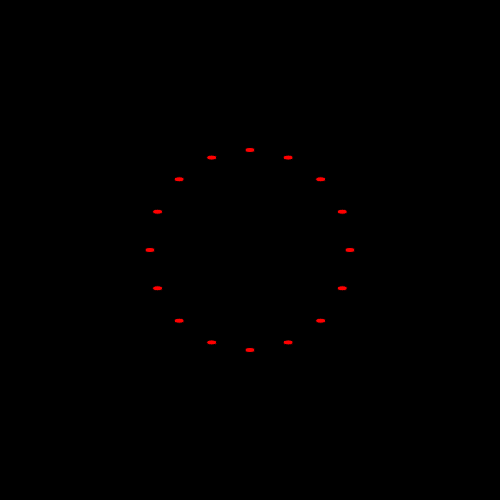
Frame 1 (no input)
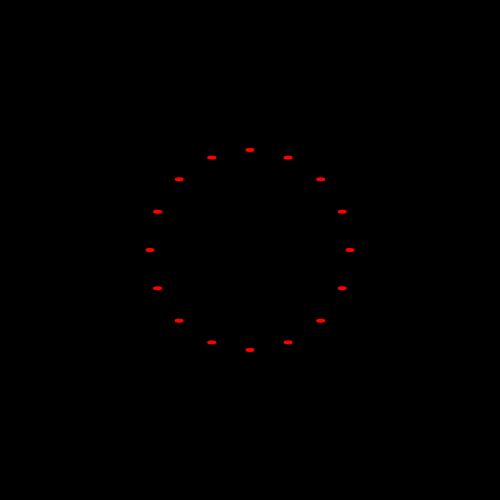
Frame 60 (no input)
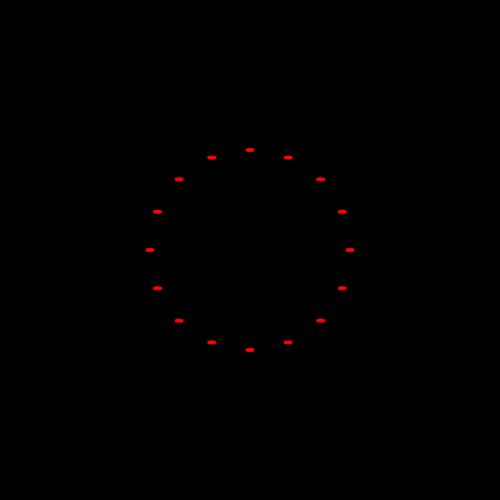
Frame 120 (the mouse pressed at the canvas centre since frame 60)

The p5.js sketch that drew these frames (run headless with seeded random() and noise() and a simulated clock; from frame 60 on, the mouse is pressed at the canvas centre):

// p5.js sketch
// ── sketch.js
// Curves 03.02.2021

let points = [];
let numOfSegments = 16;
let radius = 100;

function setup() {
  createCanvas(500, 500);
  background(0);

  let angle = radians(360 / numOfSegments);
  for (let i = 0; i < numOfSegments; i++) {
    let xPos = cos(angle * i) * radius;
    let yPos = sin(angle * i) * radius;
    points.push(createVector(xPos, yPos));

  }
}

function draw() {
  translate(width / 2, height / 2);
  for (let i = 0; i < points.length; i++) {
    fill(255, 0, 0);
    ellipse(points[i].x, points[i].y, 10, 5);
  }
}
